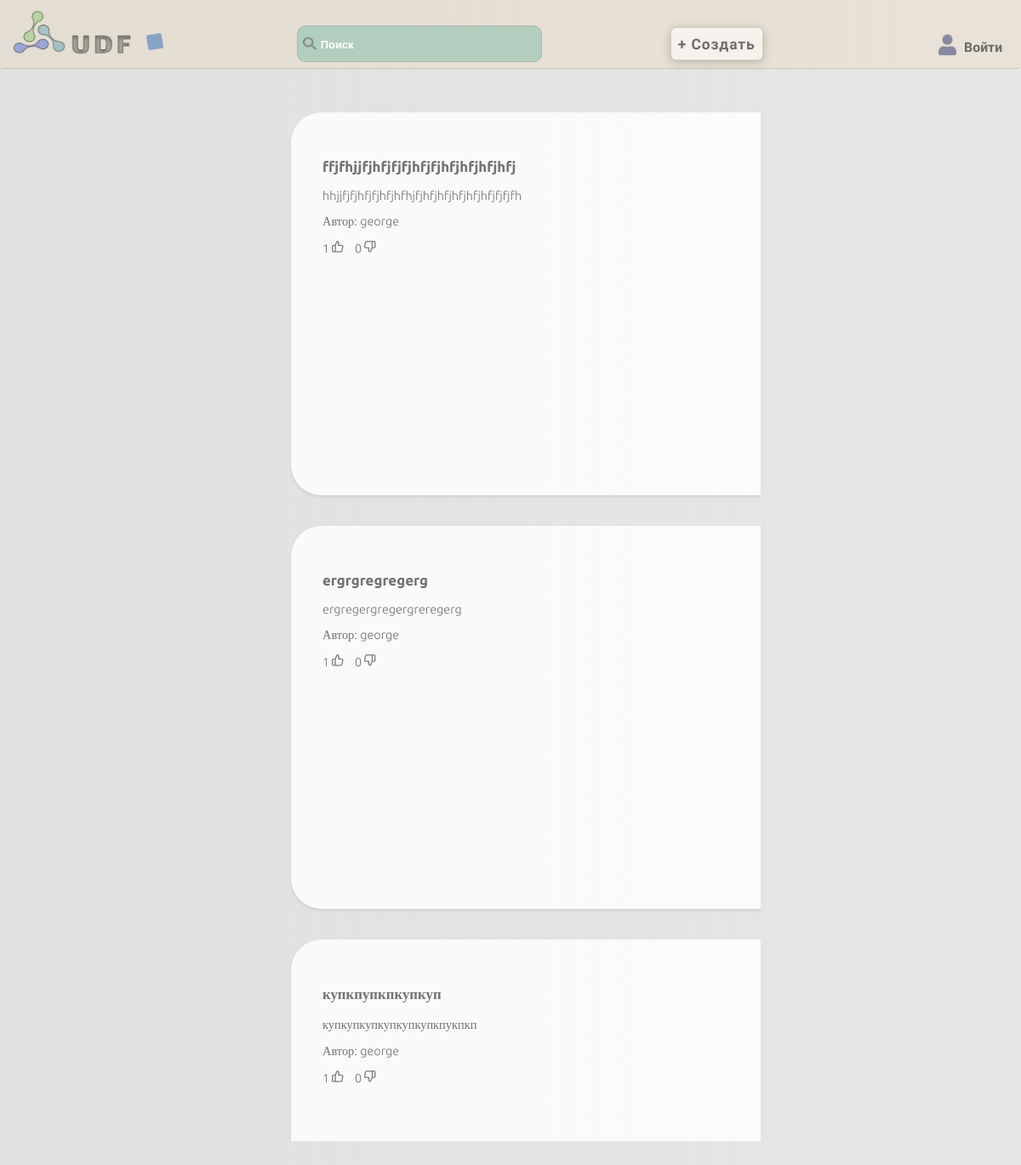
The app's page /, older data.
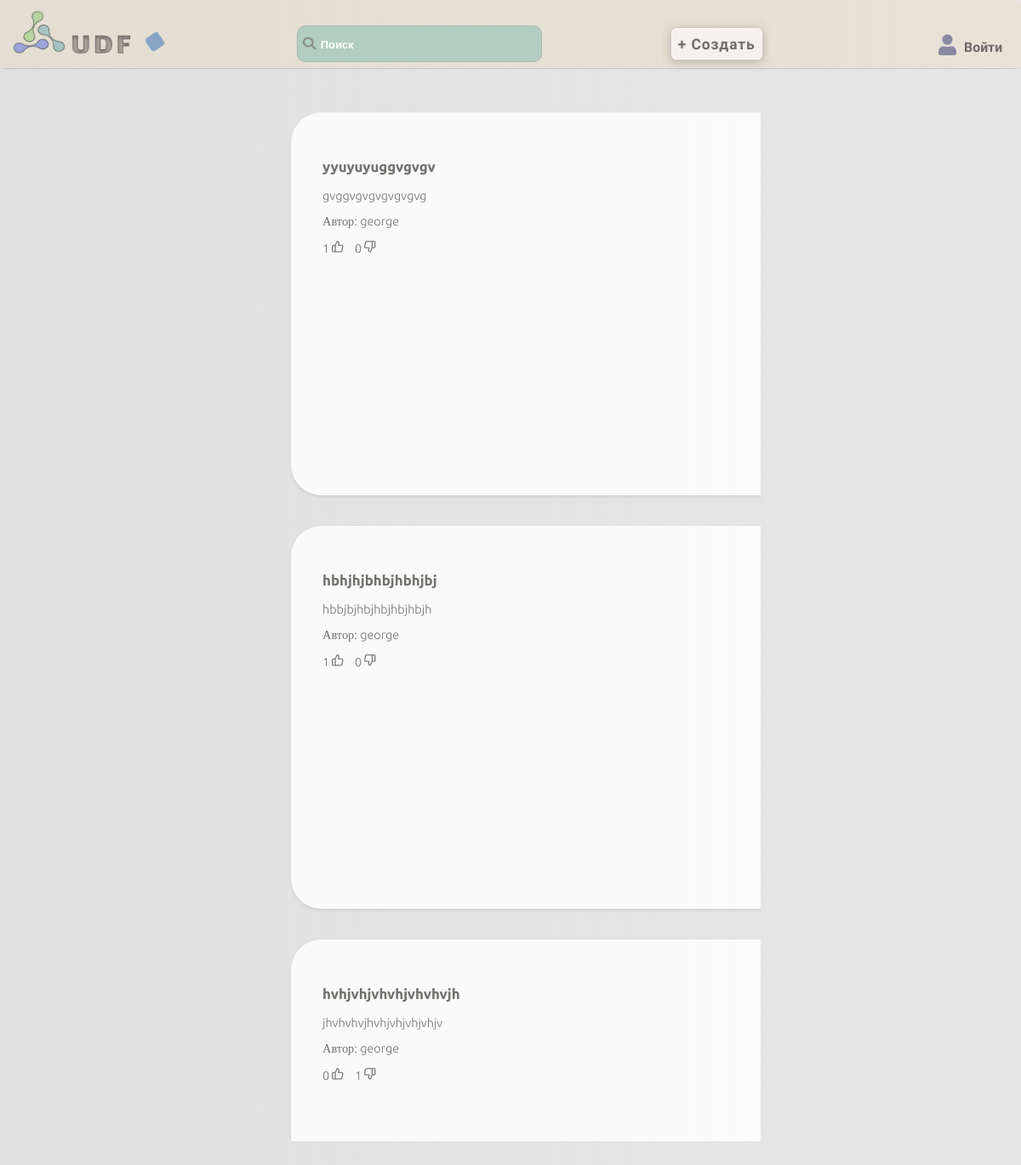
The same page, newer data.
### articles/models.py (models this page shows, shortened)
class Article(models.Model):
    title = models.CharField(max_length=255)
    content = models.TextField()
    author = models.ForeignKey(settings.AUTH_USER_MODEL, on_delete=models.CASCADE)
    created_at = models.DateTimeField(auto_now_add=True)
    likes = models.ManyToManyField(settings.AUTH_USER_MODEL, related_name='liked_articles')
    dislikes = models.ManyToManyField(settings.AUTH_USER_MODEL, related_name='disliked_articles')

### accounts/models.py (models this page shows, shortened)
class User(AbstractUser):
    username = models.CharField(max_length=150, unique=True)
    password = models.CharField(max_length=128, null=False, blank=False)
    bio = models.TextField(blank=True)
    avatar = models.ImageField(upload_to='avatars', blank=True)
    date_joined = models.DateTimeField(auto_now_add=True)
    email = models.EmailField(unique=True)
    last_login = None
    groups = None
    user_permissions = None

### core/views.py (the view)
# urls.py: path('', views.home, name='base'),
def home(request):
    articles = Article.objects.order_by('-created_at')
    return render(request, 'core/base.html', {'articles': articles})

### core/templates/core/base.html (shortened to what this page needs)
<!DOCTYPE html>
{% load static %}
<html lang="en">
<head>
    <link rel="stylesheet" href="{% static 'css/style.css' %}">
</head>
<body class="loaded">
<div class="menu">
    <div class="wrap">
        <div class="logo">
            <a class="logo-menu" href="{% url 'base' %}"><img src="{% static 'images/logo.png' %}" alt=""></a>
        </div>
        <div class="shape"></div>
        <ul>
            <li>
                <label class="search-icon">
                    <img src="{% static 'images/search.png' %}" alt="Search">
                </label>
                <input class="search-input" type="text" placeholder="Поиск" id="search-input">
            </li>
            <li>
                <a class="add-button" href="{% url 'add_article' %}">
                    <button type="button">+ Создать</button>
                </a>
            </li>
            {% if user.is_authenticated %}
            <li>
                {% if user.avatar %}
                 <img class="menu-avatar" src="{{ user.avatar.url }}" alt="{{ user.username }} Avatar">
                 {% else %}
                 <img class="menu-avatar" src="{% static 'images/standart_img.png' %}" alt="Default Avatar">
                {% endif %}
                <a href="{% url 'user_profile' %}">{{ user.username }}</a>
            </li>
            {% else %}
            <li>
                <a href="{% url 'login' %}">
                    <img class="welcom-img" src="{% static 'images/welcome.png' %}" alt="Войти">
                     Войти
                </a>
            </li>
            {% endif %}
        </ul>
    </div>
</div>
<div class="container">
    <div class="wrap">
        {% block content %}
       <div class="article-list">
            {% if articles %}
                <ul>
                    {% for article in articles %}
                        <li>
                            <div class="article-item">
                                <h3>{{ article.title }}</h3>
                                <p>{{ article.content }}</p>
                                <p>Автор: {{ article.author.username }}</p>
                                 <p>
                                        <span id="likes-count-{{ article.id }}">{{ article.likes.count }}</span>
                                        <span class="like-button" data-article-id="{{ article.id }}" data-is-liked="{{ article.is_liked }}" data-is-disliked="{{ article.is_disliked }}">
                                        </span>
                                        <span id="dislikes-count-{{ article.id }}">{{ article.dislikes.count }}</span>
                                          <span class="dislike-button" data-article-id="{{ article.id }}" data-is-liked="{{ article.is_liked }}" data-is-disliked="{{ article.is_disliked }}">
                                        </span>
                                 </p>
                            </div>
                        </li>
                    {% endfor %}
                </ul>
            {% else %}
                <p>Статей нет</p>
            {% endif %}
        </div>
        {% endblock %}
    </div>
</div>
</body>
</html>

Row changes from the older to the newer data that the page shows:
no longer on this page (row unchanged): Article: title "ffjfhjjfjhfjfjfjhfjfjhfjhfjhfjhfj", content "hhjjfjfjhfjfjhfjhfhjfjhfjhfjhfjhfjhfjfjfjfh", author.username "george", likes.count "1", dislikes.count "0"
no longer on this page (row unchanged): Article: title "ergrgregregerg", content "ergregergregergreregerg", author.username "george", likes.count "1", dislikes.count "0"
no longer on this page (row unchanged): Article: title "купкпупкпкупкуп", content "купкупкупкупкупкупкпукпкп", author.username "george", likes.count "1", dislikes.count "0"
added Article: title "yyuyuyuggvgvgv", content "gvggvgvgvgvgvgvg", author.username "george", likes.count "1", dislikes.count "0"
added Article: title "hbhjhjbhbjhbhjbj", content "hbbjbjhbjhbjhbjhbjh", author.username "george", likes.count "1", dislikes.count "0"
added Article: title "hvhjvhjvhvhjvhvhvjh", content "jhvhvhvjhvhjvhjvhjvhjv", author.username "george", likes.count "0", dislikes.count "1"
